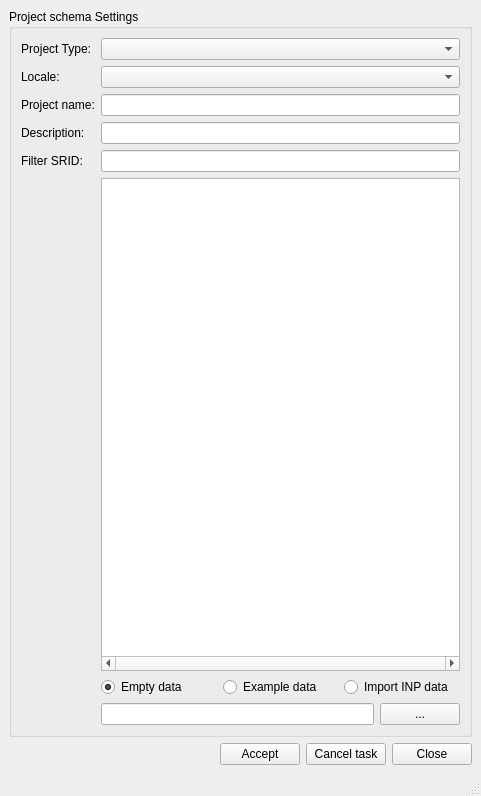
<?xml version="1.0" encoding="UTF-8"?>
<ui version="4.0">
 <class>dlg_admin_dbproject</class>
 <widget class="QMainWindow" name="dlg_admin_dbproject">
  <property name="geometry">
   <rect>
    <x>0</x>
    <y>0</y>
    <width>481</width>
    <height>796</height>
   </rect>
  </property>
  <property name="windowTitle">
   <string>Create project</string>
  </property>
  <widget class="QWidget" name="centralwidget">
   <layout class="QGridLayout" name="gridLayout">
    <item row="0" column="0" colspan="5">
     <widget class="QGroupBox" name="grb_projectschema">
      <property name="title">
       <string>Project schema Settings</string>
      </property>
      <layout class="QGridLayout" name="gridLayout_2">
       <item row="5" column="1">
        <widget class="QLineEdit" name="project_descript"/>
       </item>
       <item row="5" column="0">
        <widget class="QLabel" name="lbl_descript">
         <property name="layoutDirection">
          <enum>Qt::LeftToRight</enum>
         </property>
         <property name="text">
          <string>Description:</string>
         </property>
         <property name="alignment">
          <set>Qt::AlignJustify|Qt::AlignVCenter</set>
         </property>
        </widget>
       </item>
       <item row="0" column="1">
        <widget class="QComboBox" name="cmb_create_project_type"/>
       </item>
       <item row="6" column="1">
        <widget class="QLineEdit" name="srid_id"/>
       </item>
       <item row="2" column="1">
        <widget class="QComboBox" name="cmb_locale"/>
       </item>
       <item row="4" column="0">
        <widget class="QLabel" name="lbl_project_name">
         <property name="layoutDirection">
          <enum>Qt::LeftToRight</enum>
         </property>
         <property name="text">
          <string>Project name:</string>
         </property>
         <property name="alignment">
          <set>Qt::AlignLeading|Qt::AlignLeft|Qt::AlignVCenter</set>
         </property>
        </widget>
       </item>
       <item row="6" column="0">
        <widget class="QLabel" name="lbl_filter">
         <property name="text">
          <string>Filter SRID:</string>
         </property>
        </widget>
       </item>
       <item row="9" column="1">
        <layout class="QHBoxLayout" name="horizontalLayout">
         <item>
          <widget class="QLineEdit" name="data_file">
           <property name="readOnly">
            <bool>true</bool>
           </property>
          </widget>
         </item>
         <item>
          <widget class="QPushButton" name="btn_push_file">
           <property name="enabled">
            <bool>true</bool>
           </property>
           <property name="text">
            <string>...</string>
           </property>
          </widget>
         </item>
        </layout>
       </item>
       <item row="8" column="1">
        <layout class="QHBoxLayout" name="horizontalLayout_2">
         <item>
          <widget class="QRadioButton" name="rdb_data">
           <property name="text">
            <string>Empty data</string>
           </property>
           <property name="checked">
            <bool>true</bool>
           </property>
          </widget>
         </item>
         <item>
          <widget class="QRadioButton" name="rdb_sample">
           <property name="text">
            <string>Example data</string>
           </property>
          </widget>
         </item>
         <item>
          <widget class="QRadioButton" name="rdb_import_data">
           <property name="enabled">
            <bool>true</bool>
           </property>
           <property name="text">
            <string>Import INP data</string>
           </property>
          </widget>
         </item>
        </layout>
       </item>
       <item row="0" column="0">
        <widget class="QLabel" name="lbl_project_type">
         <property name="sizePolicy">
          <sizepolicy hsizetype="Maximum" vsizetype="Preferred">
           <horstretch>0</horstretch>
           <verstretch>0</verstretch>
          </sizepolicy>
         </property>
         <property name="text">
          <string>Project Type:</string>
         </property>
         <property name="alignment">
          <set>Qt::AlignRight|Qt::AlignTrailing|Qt::AlignVCenter</set>
         </property>
        </widget>
       </item>
       <item row="4" column="1">
        <widget class="QLineEdit" name="project_name"/>
       </item>
       <item row="2" column="0">
        <widget class="QLabel" name="lbl_locale">
         <property name="layoutDirection">
          <enum>Qt::LeftToRight</enum>
         </property>
         <property name="text">
          <string>Locale:</string>
         </property>
         <property name="alignment">
          <set>Qt::AlignLeading|Qt::AlignLeft|Qt::AlignVCenter</set>
         </property>
        </widget>
       </item>
       <item row="7" column="1">
        <widget class="QTableView" name="tbl_srid">
         <property name="verticalScrollBarPolicy">
          <enum>Qt::ScrollBarAsNeeded</enum>
         </property>
         <property name="horizontalScrollBarPolicy">
          <enum>Qt::ScrollBarAlwaysOn</enum>
         </property>
         <property name="autoScroll">
          <bool>true</bool>
         </property>
         <property name="autoScrollMargin">
          <number>16</number>
         </property>
         <property name="selectionBehavior">
          <enum>QAbstractItemView::SelectRows</enum>
         </property>
         <property name="verticalScrollMode">
          <enum>QAbstractItemView::ScrollPerItem</enum>
         </property>
         <property name="gridStyle">
          <enum>Qt::SolidLine</enum>
         </property>
         <property name="sortingEnabled">
          <bool>true</bool>
         </property>
         <attribute name="horizontalHeaderCascadingSectionResizes">
          <bool>true</bool>
         </attribute>
         <attribute name="horizontalHeaderDefaultSectionSize">
          <number>60</number>
         </attribute>
         <attribute name="horizontalHeaderHighlightSections">
          <bool>true</bool>
         </attribute>
         <attribute name="horizontalHeaderShowSortIndicator" stdset="0">
          <bool>true</bool>
         </attribute>
         <attribute name="horizontalHeaderStretchLastSection">
          <bool>true</bool>
         </attribute>
         <attribute name="verticalHeaderVisible">
          <bool>false</bool>
         </attribute>
        </widget>
       </item>
      </layout>
      <zorder>tbl_srid</zorder>
      <zorder>project_name</zorder>
      <zorder>cmb_locale</zorder>
      <zorder>lbl_descript</zorder>
      <zorder>srid_id</zorder>
      <zorder>lbl_locale</zorder>
      <zorder>lbl_project_name</zorder>
      <zorder>project_descript</zorder>
      <zorder>lbl_filter</zorder>
      <zorder>lbl_project_type</zorder>
      <zorder>cmb_create_project_type</zorder>
     </widget>
    </item>
    <item row="3" column="1">
     <spacer name="horizontalSpacer">
      <property name="orientation">
       <enum>Qt::Horizontal</enum>
      </property>
      <property name="sizeHint" stdset="0">
       <size>
        <width>40</width>
        <height>20</height>
       </size>
      </property>
     </spacer>
    </item>
    <item row="3" column="4">
     <widget class="QPushButton" name="btn_close">
      <property name="text">
       <string>Close</string>
      </property>
     </widget>
    </item>
    <item row="3" column="2">
     <widget class="QPushButton" name="btn_accept">
      <property name="text">
       <string>Accept</string>
      </property>
     </widget>
    </item>
    <item row="3" column="3">
     <widget class="QPushButton" name="btn_cancel_task">
      <property name="text">
       <string>Cancel task</string>
      </property>
     </widget>
    </item>
    <item row="3" column="0">
     <widget class="QLabel" name="lbl_time">
      <property name="text">
       <string/>
      </property>
     </widget>
    </item>
   </layout>
  </widget>
  <widget class="QStatusBar" name="statusbar"/>
  <action name="actionCreate_Sample">
   <property name="text">
    <string>Create Sample</string>
   </property>
  </action>
  <action name="actionCreate_Sample_Dev">
   <property name="text">
    <string>Create Sample Dev</string>
   </property>
  </action>
 </widget>
 <tabstops>
  <tabstop>cmb_create_project_type</tabstop>
  <tabstop>cmb_locale</tabstop>
  <tabstop>project_name</tabstop>
  <tabstop>project_descript</tabstop>
  <tabstop>srid_id</tabstop>
  <tabstop>tbl_srid</tabstop>
  <tabstop>rdb_data</tabstop>
  <tabstop>rdb_sample</tabstop>
  <tabstop>rdb_import_data</tabstop>
  <tabstop>data_file</tabstop>
  <tabstop>btn_push_file</tabstop>
  <tabstop>btn_accept</tabstop>
  <tabstop>btn_close</tabstop>
 </tabstops>
 <resources/>
 <connections/>
</ui>
